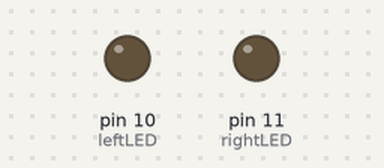
A sketch run on a simulated Arduino Uno, built with avr-gcc and run on an emulated ATmega328P. On the bench: output pins drawn as LEDs (lit = HIGH).

Above: at 0.05 s.
At 1.55 s:
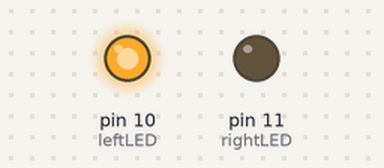
At 3.05 s:
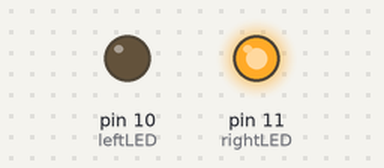
Timing chart, 0 to 7.1 s (numbered marks = the images above):
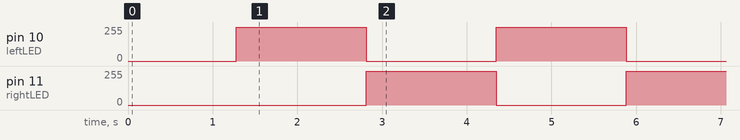

Measured:
- by itself, pin 10 (leftLED), pin 11 (rightLED): alternates 255/255 for 1.5 s and 0/255 for 1.5 s

The sketch:

source_code.ino
```cpp
const int leftLED = 10;
// left leds
const int rightLED = 11;
// right leds


// runs once
void setup(){
  pinMode(leftLED, OUTPUT);
  pinMode(rightLED, OUTPUT);
}


// runs again and again
void loop(){
  toLeft();
  delay(250);
  goRight();
  delay(250);

}


void toLeft(){

analogWrite(rightLED, 255); // right one is high
analogWrite(leftLED, 0);  // left one is low

// slowly decrease right led's brightness
// and increase left led's brightness

// increasing i, decreasing j
int i, j;
for (i=0,j=255;i<256,j>=0;i++,j--){
// increase left led
analogWrite(leftLED, i);
analogWrite(rightLED, j);
delay(5);
  }


}


void goRight(){

analogWrite(leftLED, 255); // right one is high
analogWrite(rightLED, 0);  // left one is low

// slowly decrease left led's brightness
// and increase right led's brightness

// increasing j, decreasing i
int i, j;
for (i=0,j=255;i<256,j>=0;i++,j--){
// increase left led
analogWrite(rightLED, i);
analogWrite(leftLED, j);
delay(5);
  }


  }
```
